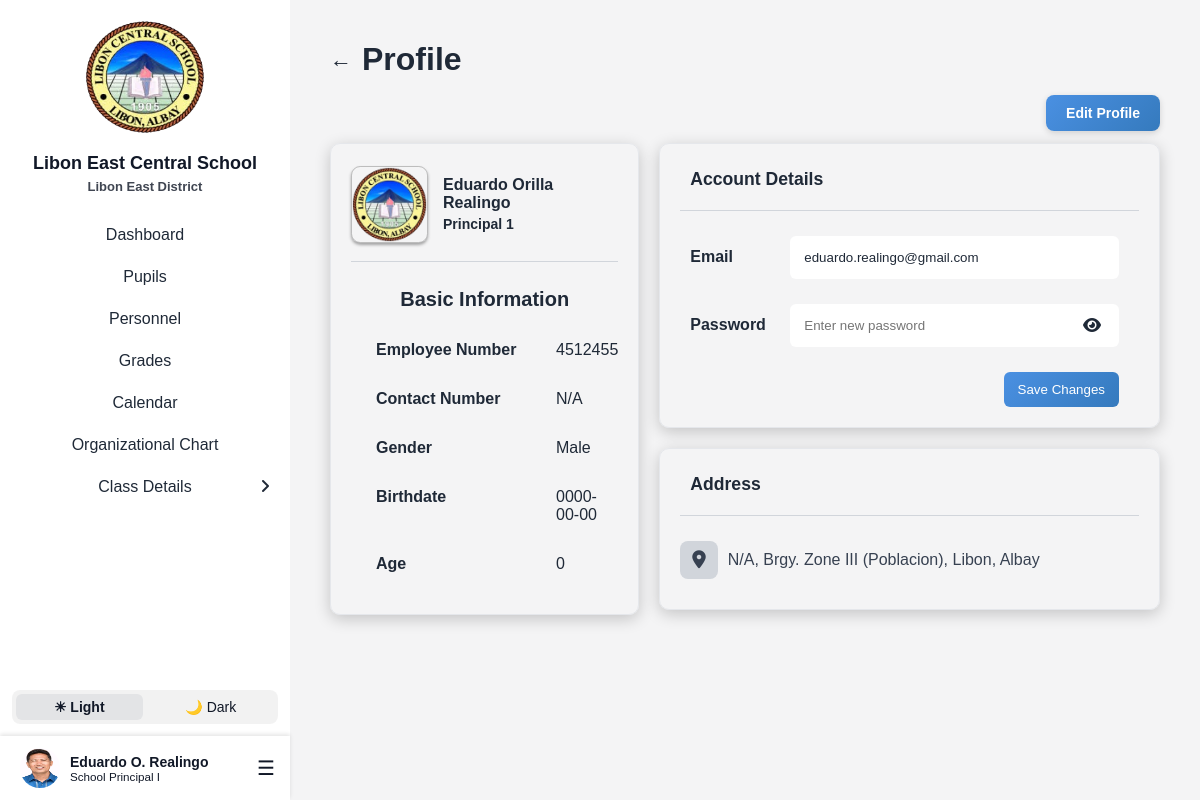
/Landing/Login/Page/adminProfile.php (signed in), run on the app's committed database.
### tables this page shows
CREATE TABLE `teachers` (
  `teacher_id` int(11) NOT NULL,
  `first_name` varchar(100) DEFAULT NULL,
  `middle_name` varchar(100) DEFAULT NULL,
  `last_name` varchar(100) DEFAULT NULL,
  `employee_no` varchar(20) DEFAULT NULL,
  `email` varchar(100) DEFAULT NULL,
  `password` varchar(255) DEFAULT NULL,
  `gender` enum('Male','Female','Other') DEFAULT NULL,
  `birthdate` date DEFAULT NULL,
  `age` int(11) DEFAULT NULL,
  `contact_no` varchar(20) DEFAULT NULL,
  `house_no_street` varchar(255) DEFAULT NULL,
  `barangay` varchar(255) DEFAULT NULL,
  `municipality` varchar(255) DEFAULT NULL,
  `province` varchar(255) DEFAULT NULL,
  `position` varchar(255) NOT NULL,
  `image` varchar(255) NOT NULL DEFAULT 'teacher.png',
  `user_type` char(1) NOT NULL DEFAULT 't' COMMENT 'a - admin\r\nt- teacher\r\nn- non-teaching',
  `user_status` char(1) NOT NULL DEFAULT 'a' COMMENT 'a - active\r\ni - inactive',
  `created_at` datetime DEFAULT current_timestamp(),
  `updated_at` datetime DEFAULT current_timestamp() ON UPDATE current_timestamp(),
  `created_by` int(11) DEFAULT NULL,
  `updated_by` int(11) DEFAULT NULL
);

### Landing/Login/Page/adminProfile.php (the view, shortened to what this page needs)
<?php
include 'lecs_db.php';
$teacher_id = intval($_SESSION['teacher_id']);
$stmt = $conn->prepare("SELECT CONCAT(first_name, ' ', COALESCE(middle_name, ''), ' ', last_name) AS full_name, employee_no, email, gender, birthdate, age, contact_no,
                               house_no_street, barangay, municipality, province, position, image
                        FROM teachers WHERE teacher_id = ? LIMIT 1");
$stmt->bind_param("i", $teacher_id);
$stmt->execute();
$teacher = $stmt->get_result()->fetch_assoc();
$teacherName = htmlspecialchars($teacher['full_name'] ?? "Unknown Teacher");
$teacherPos = htmlspecialchars($teacher['position'] ?? "Teacher");
$employeeNo = htmlspecialchars($teacher['employee_no'] ?? "N/A");
$email = htmlspecialchars($teacher['email'] ?? "");
$contactNo = htmlspecialchars($teacher['contact_no'] ?? "N/A");
$gender = htmlspecialchars($teacher['gender'] ?? "N/A");
$birthdate = htmlspecialchars($teacher['birthdate'] ?? "N/A");
$age = htmlspecialchars($teacher['age'] ?? "N/A");
$addressParts = [];
if (!empty($teacher['house_no_street'])) {
    $addressParts[] = $teacher['house_no_street'];
}
if (!empty($teacher['barangay'])) {
    $addressParts[] = "Brgy. " . $teacher['barangay'];
}
if (!empty($teacher['municipality'])) {
    $addressParts[] = $teacher['municipality'];
}
if (!empty($teacher['province'])) {
    $addressParts[] = $teacher['province'];
}
$address = htmlspecialchars(implode(", ", $addressParts)) ?: "No address provided";
$imagePath = "Uploads/teachers/" . ($teacher['image'] ?? "teacher.png");
if (!file_exists(__DIR__ . "/" . $imagePath)) {
    $imagePath = "Uploads/teachers/teacher.png";
}
?>
<!DOCTYPE html>
<html lang="en">
<head>
    <link rel="stylesheet" href="css/profile.css">
    <link rel="stylesheet" href="css/all.min.css">
</head>
<body>
<div class="container">
    <?php include 'sidebar.php'; ?>
    <div class="main-content">
        <div class="profile-header">
            <a href="adminDashboard.php" class="back-arrow">←</a>
            <h1>Profile</h1>
        </div>
        <div class="btn-row">
            <a href="adminEditProfile.php" class="edit-btn">Edit Profile</a>
        </div>
        <div class="profile-grid">
            <div class="card left-card">
                <div class="profile-header-flex">
                    <img src="<?= htmlspecialchars($imagePath); ?>" alt="Profile Picture" class="profile-img">
                    <div class="profile-info">
                        <h2><?= $teacherName ?></h2>
                        <p class="teacher-position"><?= $teacherPos ?></p>
                    </div>
                </div>
                <div class="divider"></div>
                <h4 class="basic-details">Basic Information</h4>
                <div class="basic-info">
                    <div class="row"><span class="label">Employee Number</span><span class="value"><?= $employeeNo ?></span></div>
                    <div class="row"><span class="label">Contact Number</span><span class="value"><?= $contactNo ?></span></div>
                    <div class="row"><span class="label">Gender</span><span class="value"><?= $gender ?></span></div>
                    <div class="row"><span class="label">Birthdate</span><span class="value"><?= $birthdate ?></span></div>
                    <div class="row"><span class="label">Age</span><span class="value"><?= $age ?></span></div>
                </div>
            </div>
            <div class="right-section">
                <div class="card">
                    <div class="acc-details">
                        <h3>Account Details</h3>
                    </div>
                    <form method="POST" action="">
                        <div class="input-row">
                            <label for="email">Email</label>
                            <input type="email" id="email" name="email" value="<?= $email ?>">
                        </div>
                        <div class="input-row">
                            <label for="password">Password</label>
                            <div class="password-wrapper">
                                <input type="password" id="password" name="password" placeholder="Enter new password">
                                <button type="button" class="toggle-pass">
                                    <i class="fa-solid fa-eye"></i>
                                </button>
                            </div>
                        </div>
                        <div class="button-row">
                            <button type="submit" class="save-btn">Save Changes</button>
                        </div>
                    </form>
                </div>
                <div class="card">
                    <div class="acc-details">
                        <h3>Address</h3>
                    </div>
                    <div class="address-box">
                        <i class="fa-solid fa-location-dot"></i>
                        <span><?= $address ?></span>
                    </div>
                </div>
            </div>
        </div>
    </div>
</div>
</body>
</html>

### Landing/Login/Page/sidebar.php (shortened to what this page needs)
<?php
include 'lecs_db.php';
$current_page = basename($_SERVER['PHP_SELF']);
$classInfoPages = ['adminGradeLevel.php', 'adminSections.php', 'adminSubjects.php', 'adminSchoolYear.php', 'adminSectionName.php', 'adminOrganizationalChart'];
$isClassInfoActive = in_array($current_page, $classInfoPages);
if (!function_exists('arabic_to_roman')) {
    function arabic_to_roman($num) {
        $roman_numerals = [
            1000 => 'M', 900 => 'CM', 500 => 'D', 400 => 'CD',
            100 => 'C', 90 => 'XC', 50 => 'L', 40 => 'XL',
            10 => 'X', 9 => 'IX', 5 => 'V', 4 => 'IV', 1 => 'I'
        ];
        $roman = '';
        foreach ($roman_numerals as $value => $symbol) {
            while ($num >= $value) {
                $roman .= $symbol;
                $num -= $value;
            }
        }
        return $roman;
    }
}
if (!function_exists('format_position')) {
    function format_position($pos) {
        $is_principal = stripos($pos, 'principal') !== false;
        if (preg_match('/(.*) (\d+)$/', $pos, $matches)) {
            $base = $matches[1];
            $num = intval($matches[2]);
            $roman = arabic_to_roman($num);
            $new_pos = $base . ' ' . $roman;
        } else {
            $new_pos = $pos;
        }
        if ($is_principal) {
            $new_pos = 'School ' . $new_pos;
        }
        return $new_pos;
    }
}
$admin_id = isset($_SESSION['teacher_id']) ? intval($_SESSION['teacher_id']) : 0;
$adminData = [
    'first_name' => 'Admin',
    'middle_name' => '',
    'last_name' => 'User',
    'position' => 'Administrator',
    'image' => 'teacher.png'
];
if ($admin_id > 0 && $_SESSION['user_type'] === 'a') {
    $stmt = $conn->prepare("SELECT first_name, middle_name, last_name, position, image FROM teachers WHERE teacher_id = ?");
    $stmt->bind_param("i", $admin_id);
    $stmt->execute();
    $res = $stmt->get_result();
    if ($res && $res->num_rows > 0) {
        $adminData = $res->fetch_assoc();
    }
}
$middle_initial = !empty($adminData['middle_name']) ? substr($adminData['middle_name'], 0, 1) . '.' : '';
$full_name = trim($adminData['first_name'] . ' ' . $middle_initial . ' ' . $adminData['last_name']);
?>
<link rel="stylesheet" href="css/all.min.css">
<link rel="stylesheet" href="css/sidebar.css">
<div class="sidebar">
    <div class="sidebar-top">
        <img class="logo" src="images/lecs-logo no bg.png" alt="School Logo">
        <h2>Libon East Central School</h2>
        <small class="east">Libon East District</small>
        <div class="nav-links">
            <a href="adminDashboard.php" class="<?= ($current_page == 'adminDashboard.php') ? 'active' : '' ?>">Dashboard</a>
            <a href="adminPupils.php" class="<?= ($current_page == 'adminPupils.php' || $current_page == 'add_pupil.php' || $current_page == 'adminPupilsProfile.php') ? 'active' : '' ?>">Pupils</a>
            <a href="adminTeachers.php" class="<?= ($current_page == 'adminTeachers.php' || $current_page == 'add_teacher.php' || $current_page == 'edit_teacher.php') ? 'active' : '' ?>">Personnel</a>
            <a href="adminGrades.php" class="<?= ($current_page == 'adminGrades.php' || $current_page == 'adminViewGrades.php') ? 'active' : '' ?>">Grades</a>
            <a href="adminEventCalendar.php" class="<?= ($current_page == 'adminEventCalendar.php') ? 'active' : '' ?>">Calendar</a>
            <a href="adminOrganizationalChart.php" class="<?= ($current_page == 'adminOrganizationalChart.php') ? 'active' : '' ?>">Organizational Chart</a>
            <a href="#" id="classInfoLink" class="class-info <?= $isClassInfoActive ? 'active' : '' ?>">
                <span>Class Details</span>
                <i id="classInfoIcon" class="fa-solid <?= $isClassInfoActive ? 'fa-angle-down' : 'fa-angle-right' ?>"></i>
            </a>
        </div>
    </div>
    <div class="sidebar-bottom">
        <div class="toggle-mode">
            <button class="toggle-btn light-mode" onclick="setMode('light')">☀ Light</button>
            <button class="toggle-btn dark-mode" onclick="setMode('dark')">🌙 Dark</button>
        </div>
        <div class="profile-menu">
            <div class="profile">
                <img src="Uploads/teachers/<?= htmlspecialchars($adminData['image']) ?>" alt="Profile Picture">
                <div class="profile-info">
                    <strong><?= htmlspecialchars($full_name) ?></strong>
                    <small><?= htmlspecialchars(format_position($adminData['position'])) ?></small>
                </div>
            </div>
            <div class="burger" role="button" aria-label="Open menu" tabindex="0">&#9776;</div>
        </div>
    </div>
</div>

### Landing/Login/Page/css/profile.css (style rules this page uses)
:root { --primary-color: #2563eb; --background-light: #f4f4f5; --sidebar-light: #ffffff; --card-light: #ffffff; --input-light: #f9fafb; --divider-light: #d1d5db; --text-light: #1f2937; --background-dark: #1e293b; --sidebar-dark: #334155; --card-dark: #2a3446; --input-dark: #1e293b; --divider-dark: #444; --text-dark: #f1f5f9; }
body { margin: 0; font-family: Arial, sans-serif; transition: background-color 0.3s, color 0.3s; }
:root.light { background-color: var(--background-light); color: var(--text-light); }
:root.light .input-row input { color: var(--text-light); }
:root.light .divider { border-top: 1px solid var(--divider-light); }
:root.light .back-arrow { color: var(--text-light); }
:root.light .toggle-pass { color: var(--text-light); }
.container { display: flex; min-height: 100vh; }
.main-content { flex: 1; padding: 20px 40px; margin-left: 290px; transition: color 0.3s; }
.profile-header { display: flex; align-items: center; margin-bottom: 20px; }
.back-arrow { font-size: 22px; margin-right: 10px; text-decoration: none; }
.profile-grid { display: grid; grid-template-columns: 1fr 2fr; gap: 20px; }
.card { padding: 20px; border-radius: 10px; border: 1px solid #e5e7eb; box-shadow: 0 4px 16px rgba(0,0,0,0.2); margin-bottom: 20px; background-color: transparent; }
.left-card { text-align: left; }
.profile-header-flex { display: flex; align-items: center; gap: 15px; margin-bottom: 15px; }
.profile-img { width: 75px; height: 75px; border-radius: 12%; border: 1px solid rgba(62, 62, 62, 0.301); box-shadow: #46464677 0 2px 3px; }
.profile-info h2 { margin: 0; font-size: 16px; margin-top: 12px; }
.teacher-position { font-weight: bold; font-size: 14px; margin-top: 4px; }
.divider { margin: 15px 0; }
.basic-details { margin-bottom: 30px; text-align: center; font-size: 20px; }
.basic-info { display: flex; flex-direction: column; gap: 30px; margin-left: 25px; margin-bottom: 20px; }
.basic-info .row { display: flex; justify-content: space-between; border-bottom: 1px solid transparent; }
.basic-info .label { width: 180px; font-weight: bold; flex-shrink: 0; }
.basic-info .value { flex: 1; }
.card h3 { font-size: 1.1rem; margin-top: 5px; margin-left: 10px; margin-bottom: 20px; align-items: center; }
.acc-details { border-bottom: 1px solid var(--divider-light); }
.input-row { display: flex; align-items: center; margin-bottom: 12px; margin: 25px 20px 15px 10px; }
.input-row label { width: 100px; font-weight: bold; }
.input-row input { flex: 1; border: none; border-radius: 6px; padding: 14px; transition: background-color 0.3s, color 0.3s; }
.password-wrapper { position: relative; flex: 1; display: flex; align-items: center; }
.password-wrapper input { width: 100%; padding-right: 40px; }
.password-wrapper .toggle-pass { position: absolute; right: 12px; background: transparent; border: none; cursor: pointer; font-size: 16px; color: inherit; display: flex; align-items: center; justify-content: center; }
.button-row { display: flex; justify-content: flex-end; margin: 10px 20px 0 10px; }
.save-btn { background: linear-gradient(135deg, #4a90e2, #357ABD); color: white; border: none; padding: 10px 14px; border-radius: 6px; cursor: pointer; margin-top: 10px; }
.address-box { margin-top: 15px; display: flex; align-items: center; padding: 10px 0; font-size: 16px; line-height: 1.6; color: #374151; }
.address-box i { margin-right: 10px; font-size: 18px; background-color: var(--divider-light); padding: 10px 12px; border-radius: 8px; }
.btn-row { display: flex; justify-content: flex-end; margin-bottom: 12px; margin-top: -25px; }
.edit-btn { background: linear-gradient(135deg, #4a90e2, #357ABD); color: #fff; padding: 10px 20px; border: none; border-radius: 8px; cursor: pointer; font-weight: 600; font-size: 14px; box-shadow: 0 2px 6px rgba(0, 0, 0, 0.15); transition: background-color 0.3s ease, transform 0.2s ease; display: inline-flex; align-items: center; gap: 8px; text-decoration: none; }

### data on the page
teachers: image (picture), full_name "Eduardo O. Realingo", position "School Principal I", position "Principal 1", employee_no "4512455", contact_no "N/A", gender "Male", birthdate "0000-00-00", age "0", email "eduardo.realingo@gmail.com"

### other printed values
$teacherName "Eduardo Orilla Realingo"
$address "N/A, Brgy. Zone III (Poblacion), Libon, Albay"
